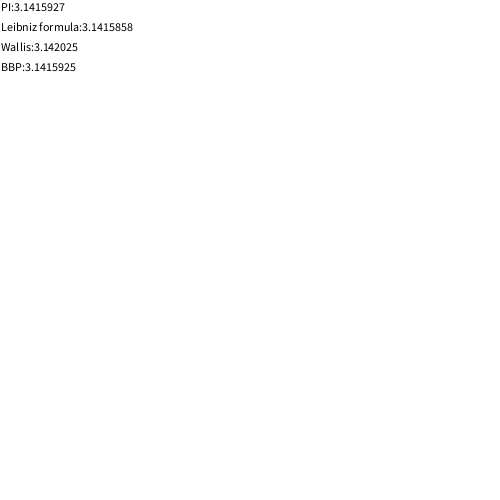
Frame 1 (no input)
Frame 60 (the mouse pressed at the canvas centre just before this capture): identical to frame 1, image omitted
Frame 120 (the mouse held since frame 60 and released just before this capture): identical to frame 1, image omitted

The Processing sketch that drew this single still picture (run headless with seeded random() and noise(); from frame 60 on, the mouse is pressed at the canvas centre):

// Processing sketch: PI_calcs
// ── PI_calcs.pde
void setup(){
 size(500, 500); 
}

int limits = 100000;

float Leibniz(int limit){
  float result = 0;
  int sign = 1;
  for(int n = 0; n < limit; n++){
    result += sign*1.0/(2*n + 1);
    sign *= -1; 
  }
  return 4*result;
}

float Wallis(int limit){
 float result = 1;
 for(int i = 0; i < limit; i++){
  float a = 2*(i + 1);
  result *= a/(a - 1);
  result *= a/(a + 1);
 } 
 return 2*result;
}

float BBP(int limit){
 float result = 0;
 for(int n = 0; n < limit; n++){
  float a = 1/pow(2, 4*n);
  result += a*(4.0/(8*n + 1)
                    - 2.0/(8*n + 4)
                    - 1.0/(8*n + 5)
                    - 1.0/(8*n + 6));
 } 
 return result;
}




void draw(){

  translate(width/2, height/2);
  background(255);
  
  fill(0);
  
//  if(i1 < limit1){
//  i1 += 2;
//  for(i1 = 1; i1 < limit1; i1 += 2){
//  
//        if(count1 == 0){
//           Answer1 += 1.0/i1;
//           count1 = 1;
//           continue;
//        }
//        if(count1 == 1){
//           Answer1 -= 1.0/i1;
//           count1 = 0;
//        }
//      }
//  }
  
  text("PI:" + PI, -250, -240);
  text("Leibniz formula:" + Leibniz(limits), -250, -220);
//  text(Leibniz(100000), -250, -240);
  text("Wallis:" + Wallis(limits), -250, -200);
  text("BBP:" + BBP(limits), -250, -180);
  
}
